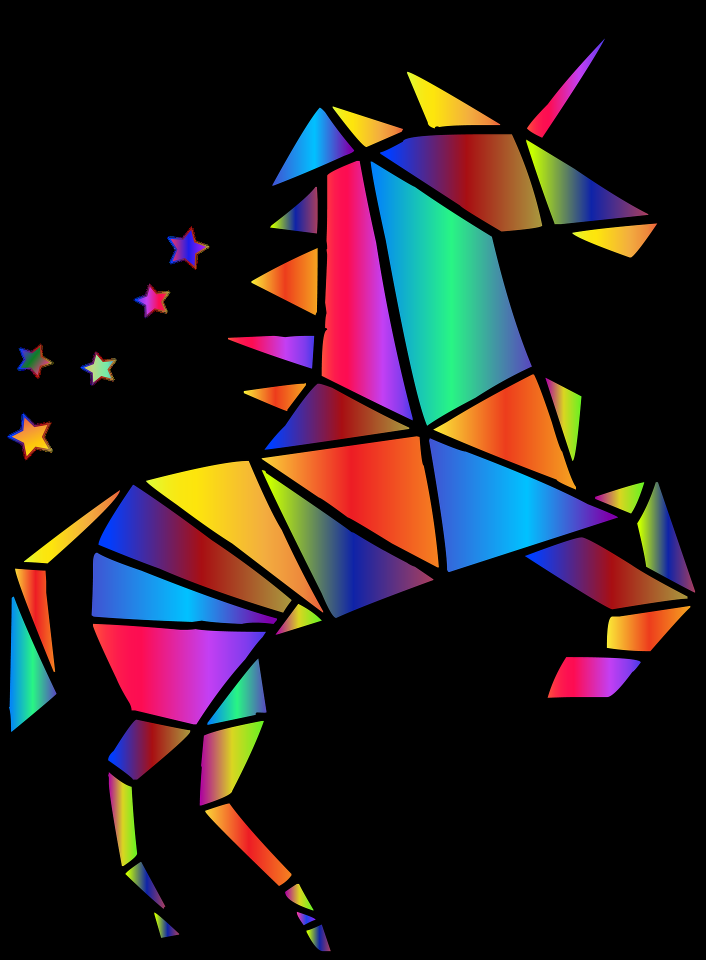
#> input picture tutorial/unicon.png, 1411 x 1920 px, found by its file name (shown at 1/2 size)
$ python tut3.py
#> lines starting #> are read from the running program, lines starting #| are printed output that depends on the picture; after the words box and inside, x2 and y2 are one past the last pixel; in counts of white or black regions, pixels touching at a corner belong together
import cv2
import numpy as np
ones = np.ones((5,5), np.uint8)

original = cv2.imread('tutorial/unicon.png')
#> original is the input picture: shape (1920, 1411, 3); mean B, G, R 31, 28.9, 38.4
original = cv2.resize(original, (0,0), fx=0.6, fy=0.6)
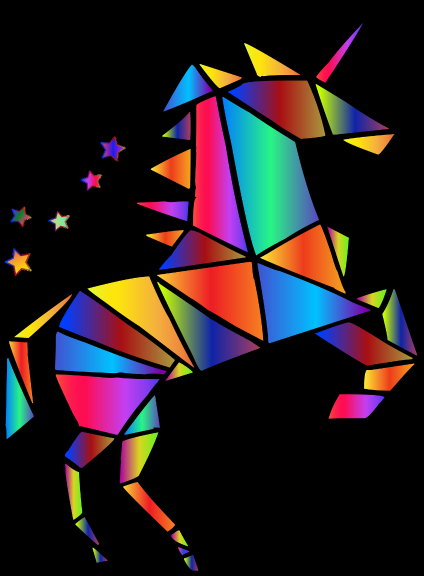
#> original: shape (1152, 847, 3) (shown at 1/2 size); mean B, G, R 31, 28.9, 38.4
gray = cv2.imread('tutorial/unicon.png', cv2.IMREAD_GRAYSCALE)
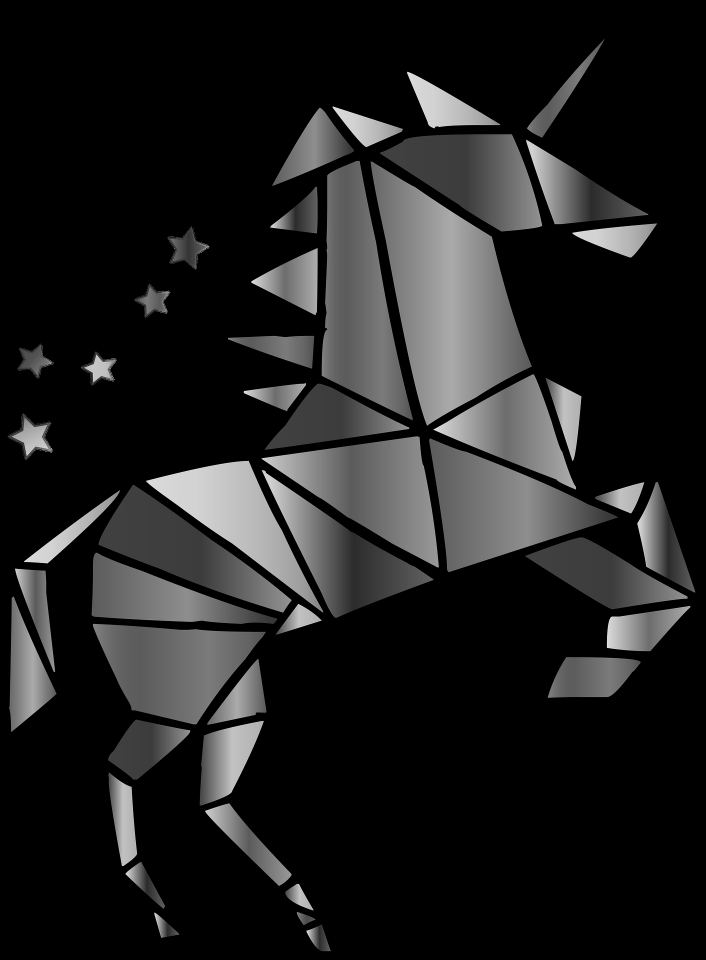
#> gray: shape (1920, 1411) (shown at 1/2 size); min 0, max 255, mean 31.9
gray = cv2.resize(gray, (0,0), fx=0.6, fy=0.6)
#> gray: shape (1152, 847)


# cv2.cvtColor(img, cv2.COLOR_BGR2GRAY)
blur = cv2.GaussianBlur(original, (7,7), 1.5)
canny = cv2.Canny(original, 150, 200)
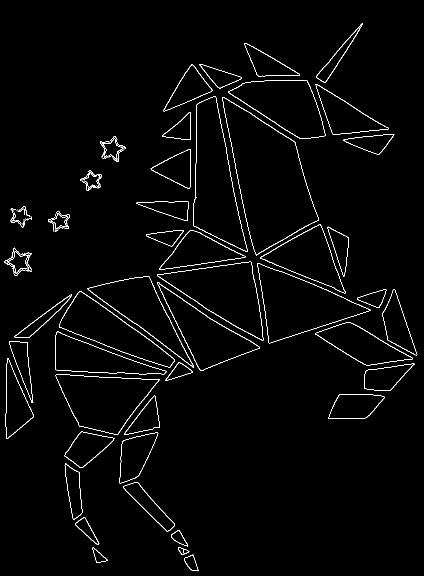
#> canny: shape (1152, 847) (shown at 1/2 size); 1.8% white in thin lines or dots
dilate = cv2.dilate(canny, ones, iterations=2)
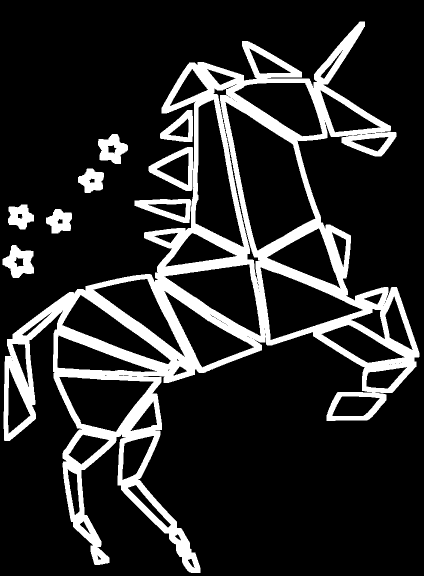
#> dilate: shape (1152, 847) (shown at 1/2 size); 16.3% white; 8 white regions, largest, box (x1, y1, x2, y2) and area: (7, 43, 839, 1146) 144401, (269, 398, 382, 446) 2493, (5, 490, 68, 556) 2452
erode = cv2.erode(dilate, ones, iterations=2)
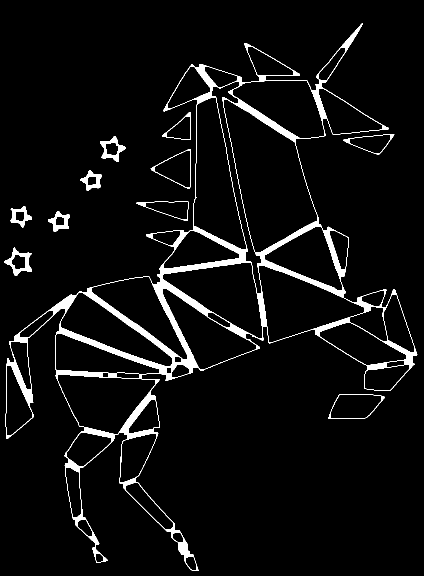
#> erode: shape (1152, 847) (shown at 1/2 size); 5% white; 11 white regions, largest, box (x1, y1, x2, y2) and area: (11, 47, 835, 1142) 42630, (9, 494, 64, 552) 1028, (200, 272, 252, 324) 879

#cv2.imshow('original', original)
#cv2.imshow('gray', gray)
#cv2.imshow('blur', blur)
cv2.imshow('canny', canny)
cv2.imshow('dilate', dilate)
cv2.imshow('erode', erode)
cv2.waitKey(0)
